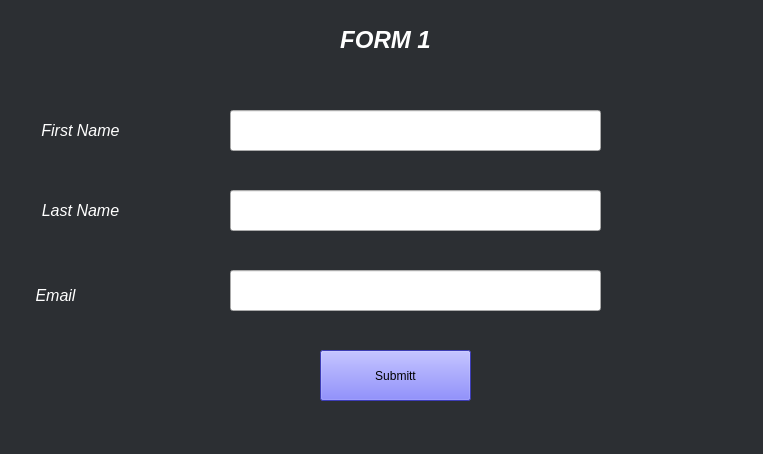
<?xml version="1.0" encoding="UTF-8"?>
<ui version="4.0">
 <class>MainWindow</class>
 <widget class="QMainWindow" name="MainWindow">
  <property name="geometry">
   <rect>
    <x>0</x>
    <y>0</y>
    <width>763</width>
    <height>454</height>
   </rect>
  </property>
  <property name="windowTitle">
   <string>MainWindow</string>
  </property>
  <widget class="QWidget" name="centralwidget">
   <widget class="QLabel" name="Background">
    <property name="geometry">
     <rect>
      <x>-270</x>
      <y>-130</y>
      <width>1601</width>
      <height>861</height>
     </rect>
    </property>
    <property name="font">
     <font>
      <pointsize>18</pointsize>
      <weight>75</weight>
      <italic>true</italic>
      <bold>true</bold>
     </font>
    </property>
    <property name="styleSheet">
     <string notr="true">background-color: #2C2F33 ;</string>
    </property>
    <property name="text">
     <string/>
    </property>
    <property name="alignment">
     <set>Qt::AlignCenter</set>
    </property>
   </widget>
   <widget class="QLabel" name="Heading">
    <property name="geometry">
     <rect>
      <x>290</x>
      <y>0</y>
      <width>191</width>
      <height>81</height>
     </rect>
    </property>
    <property name="text">
     <string>&lt;html&gt;&lt;head/&gt;&lt;body&gt;&lt;p&gt;&lt;span style=&quot; font-size:18pt; font-weight:600; font-style:italic; color:#ffffff;&quot;&gt;FORM 1&lt;/span&gt;&lt;/p&gt;&lt;/body&gt;&lt;/html&gt;</string>
    </property>
    <property name="alignment">
     <set>Qt::AlignCenter</set>
    </property>
   </widget>
   <widget class="QLabel" name="Fname">
    <property name="geometry">
     <rect>
      <x>0</x>
      <y>90</y>
      <width>161</width>
      <height>81</height>
     </rect>
    </property>
    <property name="text">
     <string>&lt;html&gt;&lt;head/&gt;&lt;body&gt;&lt;p&gt;&lt;span style=&quot; font-size:12pt; font-style:italic; color:#ffffff;&quot;&gt;First Name&lt;/span&gt;&lt;/p&gt;&lt;/body&gt;&lt;/html&gt;</string>
    </property>
    <property name="alignment">
     <set>Qt::AlignCenter</set>
    </property>
   </widget>
   <widget class="QLabel" name="Lname">
    <property name="geometry">
     <rect>
      <x>0</x>
      <y>170</y>
      <width>161</width>
      <height>81</height>
     </rect>
    </property>
    <property name="text">
     <string>&lt;html&gt;&lt;head/&gt;&lt;body&gt;&lt;p&gt;&lt;span style=&quot; font-size:12pt; font-style:italic; color:#ffffff;&quot;&gt;Last Name&lt;/span&gt;&lt;/p&gt;&lt;/body&gt;&lt;/html&gt;</string>
    </property>
    <property name="alignment">
     <set>Qt::AlignCenter</set>
    </property>
   </widget>
   <widget class="QLabel" name="Email">
    <property name="geometry">
     <rect>
      <x>-40</x>
      <y>250</y>
      <width>191</width>
      <height>91</height>
     </rect>
    </property>
    <property name="text">
     <string>&lt;html&gt;&lt;head/&gt;&lt;body&gt;&lt;p&gt;&lt;span style=&quot; font-size:12pt; font-style:italic; color:#ffffff;&quot;&gt;Email&lt;/span&gt;&lt;/p&gt;&lt;/body&gt;&lt;/html&gt;</string>
    </property>
    <property name="alignment">
     <set>Qt::AlignCenter</set>
    </property>
   </widget>
   <widget class="QLineEdit" name="txtfname">
    <property name="geometry">
     <rect>
      <x>230</x>
      <y>110</y>
      <width>371</width>
      <height>41</height>
     </rect>
    </property>
   </widget>
   <widget class="QLineEdit" name="txtmail">
    <property name="geometry">
     <rect>
      <x>230</x>
      <y>270</y>
      <width>371</width>
      <height>41</height>
     </rect>
    </property>
   </widget>
   <widget class="QLineEdit" name="txtlname">
    <property name="geometry">
     <rect>
      <x>230</x>
      <y>190</y>
      <width>371</width>
      <height>41</height>
     </rect>
    </property>
   </widget>
   <widget class="QPushButton" name="pushButton">
    <property name="geometry">
     <rect>
      <x>320</x>
      <y>350</y>
      <width>151</width>
      <height>51</height>
     </rect>
    </property>
    <property name="styleSheet">
     <string notr="true">background-color: rgb(85, 85, 255);</string>
    </property>
    <property name="text">
     <string>Submitt</string>
    </property>
   </widget>
  </widget>
 </widget>
 <resources/>
 <connections/>
</ui>
